Frame 1 (no input): blank canvas, image omitted
Frame 60 (no input): blank canvas, image omitted
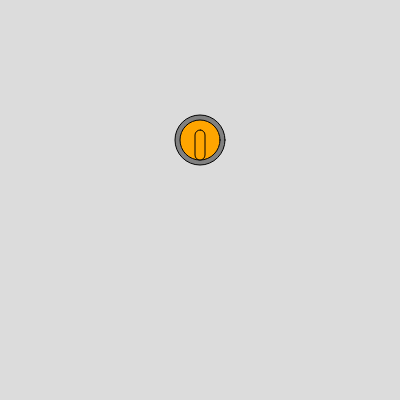
Frame 120 (the mouse pressed at the canvas centre since frame 60)

The p5.js sketch whose frames 1 and 60 were blank and that drew this single picture after the mouse press (run headless with seeded random() and noise() and a simulated clock; from frame 60 on, the mouse is pressed at the canvas centre):

// p5.js sketch
// ── sketch.js
function setup() {
  createCanvas(400, 400);
}

function draw() {
  background(220);
  // Update all stone
  updateAllStones(stones);

  // Dísplay all stones
  drawAllStones(stones);
}

// ── model.js
// Model - Data - State 
// A stone that have a position and velocity
class Stone {
  constructor(x,y,vx,vy,size,rot){
    this.x = x;
    this.y = y;
    this.vx = vx;
    this.vy = vy;
    this.size = size;
    this.r = rot;
  }
}

// et array til at holde styr på mange stones
let stones = [];

function addNewStone(x,y,vx,vy){
    let size = 50;
    let rot = 0;
    stones.push(new Stone(x,y,vx,vy,size,rot));
}
// ── rules.js
// Regler - Update the model
function updateStone(s){
  // s is a stone object
  // Update the position with the velocities
  s.x = s.x + s.vx;
  s.y = s.y + s.vy;
  // ?? Noget med friktion... 
  // Check for wall collisions
  wallBounce(s,0,width,0,height);

}

function updateAllStones(stoneArray){
    for(let stone of stoneArray){
        updateStone(stone);
    }
}

function wallBounce(s, left, right, top, bottom) {

  let radius = s.size * 0.5;

  // Left wall
  if (s.x - radius < left) {
    s.x = left + radius;
    s.vx = Math.abs(s.vx);       // sørg for at bevæge sig mod højre
  }

  // Right wall
  if (s.x + radius > right) {
    s.x = right - radius;
    s.vx = -Math.abs(s.vx);      // sørg for at bevæge sig mod venstre
  }

  // Top wall
  if (s.y - radius < top) {
    s.y = top + radius;
    s.vy = Math.abs(s.vy);       // bevæg nedad
  }

  // Bottom wall
  if (s.y + radius > bottom) {
    s.y = bottom - radius;
    s.vy = -Math.abs(s.vy);      // bevæg opad
  }
}
// ── ui.js
function mousePressed(){
    addNewStone(mouseX,mouseY,0,-1);
  console.log(stones);

}
// ── view.js
// View
function drawStone(x,y,r,size){
 // Kan vi tegne noget som ligner en sten?
  push();
  translate(x,y);
  rotate(r);
  fill("grey")
  circle(0,0,size);
  fill("orange")
  circle(0,0,size*0.8);
  rect(-size*0.1,-size*0.2,
    size*0.2,size*0.6,
    size*0.1,size*0.1,size*0.1,size*0.1);
  pop();
}

function drawAllStones(stoneArray){
    for(let stone of stoneArray){
        drawStone(stone.x, stone.y, stone.r, stone.size);
    }
}
